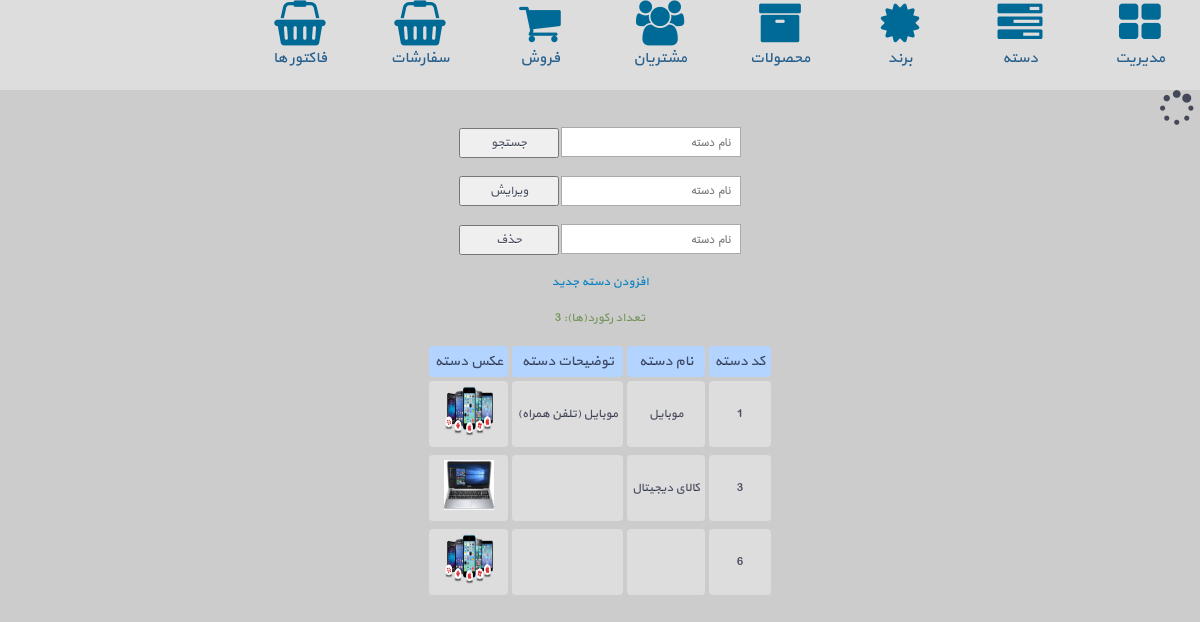
/admin/category_view.php, run on the app's committed database.
### tables this page shows
CREATE TABLE IF NOT EXISTS `category` (
  `cat_id` int(20) NOT NULL AUTO_INCREMENT,
  `cat_name` varchar(50) NOT NULL,
  `cat_alias` varchar(50) NOT NULL,
  `cat_desc` varchar(200) DEFAULT NULL,
  `cat_pic` varchar(50) DEFAULT NULL,
  PRIMARY KEY (`cat_id`)
);

### admin/category_view.php (the view, shortened to what this page needs)
<?php include "../include/menu.php"; ?>
<!doctype html>
<html lang="fa">
<head>
    <link href="../template/template1/css/main.css" rel="stylesheet">
    <link href="../template/template1/css/table.css" rel="stylesheet">
    <link href="../template/template1/css/list.css" rel="stylesheet">
</head>
<body>
<br/>
<div class="center">
    <form name="search-form" action="<?php echo htmlspecialchars($_SERVER['PHP_SELF']); ?>" method="post">
        <input type="search" name="search" id="search" placeholder="نام دسته">
        <input type="submit" value="جستجو">
    </form>
</div>
<br>
<div class="center">
    <form name="edit-form" action="edit.php" method="post">
        <input type="search" name="edit" id="edit" placeholder="نام دسته">
        <input type="submit" value="ویرایش">
    </form>
</div>
<br>
<div class="center">
    <form name="delete-form" action="<?php echo htmlspecialchars($_SERVER['PHP_SELF']); ?>" method="post">
        <input type="search" name="delete" id="delete" placeholder="نام دسته">
        <input type="submit" value="حذف">
    </form>
</div>
<br/>
<div class="info"><a href="category_add.php">افزودن دسته جدید</a></div>
<table id="table-list">
    <tr>
        <td>کد دسته</td>
        <td>نام دسته</td>
        <td>توضیحات دسته</td>
        <td>عکس دسته</td>
    </tr>
    <?php
    require_once('../include/connect.php');
    $sql = "SELECT * FROM category";
    $stmt = $con->query($sql);
    $rowCount = $stmt->rowCount();
    echo '<br><div class="info">تعداد رکورد(ها): ' . $rowCount . '</div>';
    while ($row = $stmt->fetchObject()) {
        echo '<tr>';
        echo '<td>' . $row->cat_id . '</td>';
        echo '<td>' . $row->cat_name . '</td>';
        echo '<td>' . $row->cat_desc . '</td>';
        echo '<td>' . '<img style="width:50px;height:50px;" src="../photo/category/' . $row->cat_pic . '">' . '</td>';
        echo '<tr>';
    }
    echo '</table>';
    ?>
</body>
</html>

### include/menu.php (shortened to what this page needs)
<!DOCTYPE html>
<html lang="en">
<head>
    <link href="../template/template1/menu/css/menu.css" rel="stylesheet" type="text/css"/>
    <link href="../template/template1/css/font-awesome-4.6.3/css/font-awesome.min.css" rel="stylesheet"
          type="text/css"/>
</head>
<body>
<nav id="main-nav">
    <ul>
        <li><a href="../admin/index.php"><i class="fa fa-th-large fa-3x" aria-hidden="true"></i><br/>مدیریت</a></li>
        <li><a href="../admin/category.php"><i class="fa fa-tasks fa-3x" aria-hidden="true"></i><br/>دسته</a></li>
        <li><a href="../admin/brand.php"><i class="fa fa-certificate fa-3x" aria-hidden="true"></i><br/>برند</a></li>
        <li><a href="../admin/customer.php"><i class="fa fa-archive fa-3x" aria-hidden="true"></i><br/>محصولات</a></li>
        <li><a href="../admin/customer.php"><i class="fa fa-users fa-3x" aria-hidden="true"></i><br/>مشتریان</a></li>
        <li><a href="#"><i class="fa fa-shopping-cart fa-3x" aria-hidden="true"></i><br/>فروش</a></li>
        <li><a href="../admin/order.php"><i class="fa fa-shopping-basket fa-3x" aria-hidden="true"></i><br/>سفارشات</a>
        </li>
        <li><a href="../admin/invoice.php"><i class="fa fa-shopping-basket fa-3x" aria-hidden="true"></i><br/>فاکتور ها</a>
        </li>
    </ul>
</nav>
<i class="fa fa-spinner fa-pulse fa-3x fa-fw"></i>
</body>
</html>

### template/template1/menu/css/menu.css (style rules this page uses)
html { direction: rtl; }
#main-nav { display: block; width: 100%; height: 90px; background-color: #dddddd; transition: all .5s; }
#main-nav ul { list-style: none; }
#main-nav ul li { float: right; height: 90px; width: 10%; color: black; text-align: center; transition: all .5s; }
#main-nav ul li a { font-size: 15px; text-decoration: none; text-align: center; color: #26608e; transition: all .5s; }
#main-nav ul li a i { color: #006a96; transition: all .5s; }

### template/template1/css/main.css (style rules this page uses)
* { margin: 0; padding: 0; font-family: 'yekan'; font-size: 12px; color: rgba(12, 19, 42, 0.71); }
html { direction: rtl; }
body { background-color: #ccc; }
img { border: none; }
a { text-decoration: none; color: #0781c1; }
.info { color: #77965d; text-align: center; font-size: 12px; }
.center { margin: 0 auto; text-align: center; }

### template/template1/css/table.css (style rules this page uses)
table { border-spacing: 4px; border-collapse: separate; margin: 15px auto; }
table > tbody > tr:first-child > td { font-size: 14px; background-color: #b3d4ff; }
td { padding: 5px; background-color: #ddd; font-size: 12px; text-align: center; font-family: 'yekan'; color: rgba(12, 19, 42, 0.71); border-radius: 4px; }

### template/template1/css/list.css (style rules this page uses)
input[type=submit] { width: 100px; height: 30px; box-sizing: border-box; cursor: pointer; text-shadow: 0 1px 0 #fff; }
input[type=search], input[type=text] { width: 180px; height: 30px; font-size: 15px; border: none; box-shadow: 0px 0px 0px 1px #aaa inset; padding: 5px 10px; box-sizing: border-box; font-family: iran_sans; }

### data on the page
category: cat_id "1", cat_name "موبایل", cat_desc "موبایل (تلفن همراه)", cat_pic (picture)
category: cat_id "3", cat_name "کالای دیجیتال", cat_pic (picture)
category: cat_id "6", cat_pic (picture)

### other printed values
$rowCount "3"
